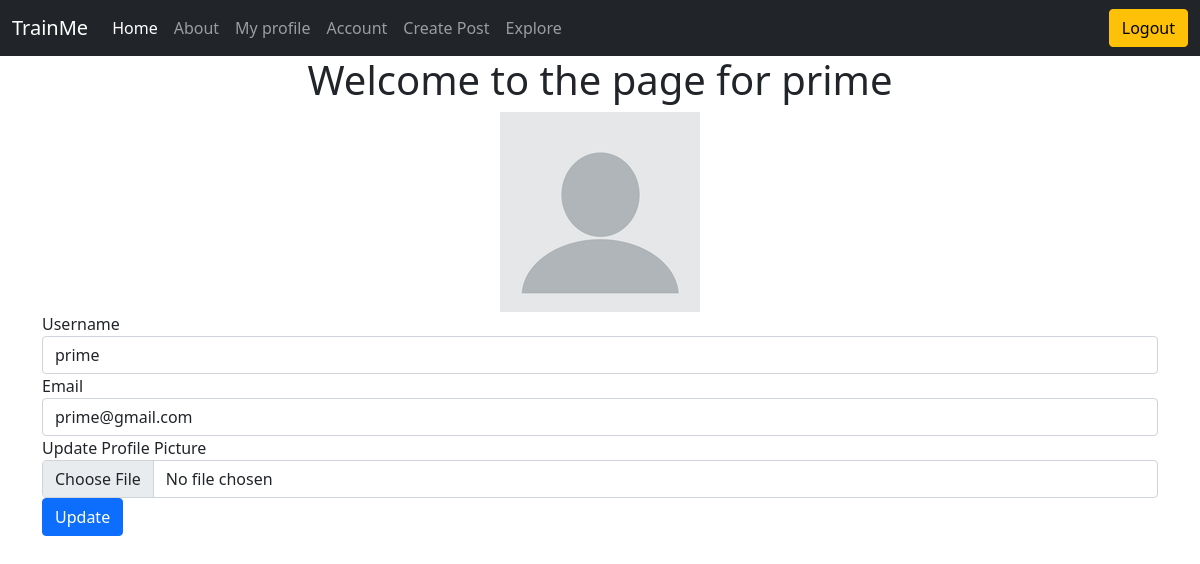
Page /account (signed in) on the committed database.
### trainersblog/models.py (models this page shows, shortened)
class User(db.Model, UserMixin):
    __tablename__ = 'users'
    id = db.Column(db.Integer, primary_key=True)
    profile_image = db.Column(
        db.String(64), nullable=False, default='default_profiles.png')
    email = db.Column(db.String(64), unique=True, index=True)
    username = db.Column(db.String(64), unique=True, index=True)
    password_hash = db.Column(db.String(128))
    posts = db.relationship('TrainerPost', backref='author', lazy=True)

### trainersblog/users/views.py (the view)
@users.route('/account', methods=['GET', 'POST'])
@login_required
def account():
    form = UserUpdateForm()
    if form.validate_on_submit():
        if form.picture.data:
            username = current_user.username
            pfp = add_pfp(form.picture.data, username)
            current_user.profile_image = pfp
        current_user.username = form.username.data
        current_user.email = form.email.data
        db.session.commit()
        flash('Account Successfully Updated!')
        return redirect(url_for('users.account'))
    elif request.method == "GET":
        form.username.data = current_user.username
        form.email.data = current_user.email
    profile_image = url_for(
        'static', filename='profile_pics/' + current_user.profile_image)
    return render_template('users/account.html', profile_image=profile_image, form=form)

### trainersblog/users/forms.py (shortened to what this page needs)
class UserUpdateForm(FlaskForm):
    email = StringField('Email', validators=[DataRequired(), Email()])
    username = StringField('Username', validators=[DataRequired()])
    picture = FileField('Update Profile Picture', validators=[
                        FileAllowed(['jpg', 'png'])])
    submit = SubmitField('Update')

### trainersblog/models.py (called while the page is built)
@login_manager.user_loader
def load_user(user_id):
    return User.query.get(user_id)

### trainersblog/templates/users/account.html (shortened to what this page needs)
{% extends "base.html" %}
{% block content %}
  <div class="jumbotron">
    <div align='center'>
      <h1>Welcome to the page for {{current_user.username}}</h1>
      <img align='center' src="{{url_for('static',filename='profile_pics/'+current_user.profile_image)}}">
    </div>
  </div>
  <div class="container">
    <form method="POST">
      <div class="form-group">
        {{form.username.label(class='form-group')}}
        {{form.username(class='form-control')}}
      </div>
      <div class="form-group">
      {{form.email.label(class='form-group')}}
      {{form.email(class='form-control')}}
      </div>
      <div class="form-group">
      {{form.picture.label(class='form-group')}}
      {{form.picture(class='form-control')}}
      </div>
      <div class="form-group">
       {{form.submit(class='btn btn-primary')}}
      </div>
    </form>
  </div>
{% endblock %}

### trainersblog/templates/base.html (shortened to what this page needs)
<!DOCTYPE html>
<html lang="en">
<head>
    <link href="https://cdn.jsdelivr.net/npm/bootstrap@5.0.0/dist/css/bootstrap.min.css" rel="stylesheet"
>
</head>
<body>
    <nav class="navbar navbar-expand-lg navbar-dark bg-dark">
        <div class="container-fluid">
            <a class="navbar-brand" href="{{url_for('core.index')}}">TrainMe</a>
            <div class="collapse navbar-collapse" id="navbarSupportedContent">
                <ul class="navbar-nav me-auto mb-2 mb-lg-0">
                    <li class="nav-item">
                        <a class="nav-link active" aria-current="page" href="{{url_for('core.index')}}">Home</a>
                    </li>
                    <li class="nav-item">
                        <a class="nav-link" href="{{url_for('core.about')}}">About</a>
                    </li>
                    <li class="nav-item">
                        <a class="nav-link" href="{{url_for('users.account')}}">My profile</a>
                    </li>
                    {% if not current_user.is_authenticated %}
                    <li class="nav-item">
                        <a class="nav-link" href="{{url_for('users.login')}}">Log In</a>
                    </li>
                    <li class="nav-item">
                        <a class="nav-link" href="{{url_for('users.register')}}">Register</a>
                    </li>
                {% elif current_user.is_authenticated %}
                    <li class="nav-item">
                        <a class="nav-link" href="{{url_for('users.account')}}">Account</a>
                    </li>
                    <li class="nav-item">
                        <a class="nav-link" href="{{url_for('posts.create_post')}}">Create Post</a>
                    </li>
                    <li>
                        <a class="nav-link" href="{{url_for('posts.view_posts')}}">Explore</a>
                    </li>
                </ul>
                <form class="d-flex" action="{{url_for('users.logout')}}">
                    <button class="btn btn-warning" type="submit">Logout</button>
                </form>
                {% endif %}
            </div>
        </div>
    </nav>
    {%block content%}
    {%endblock%}
</body>
</html>

### rows in the picture
User: username "prime", profile_image (placeholder picture), email "prime@gmail.com"
